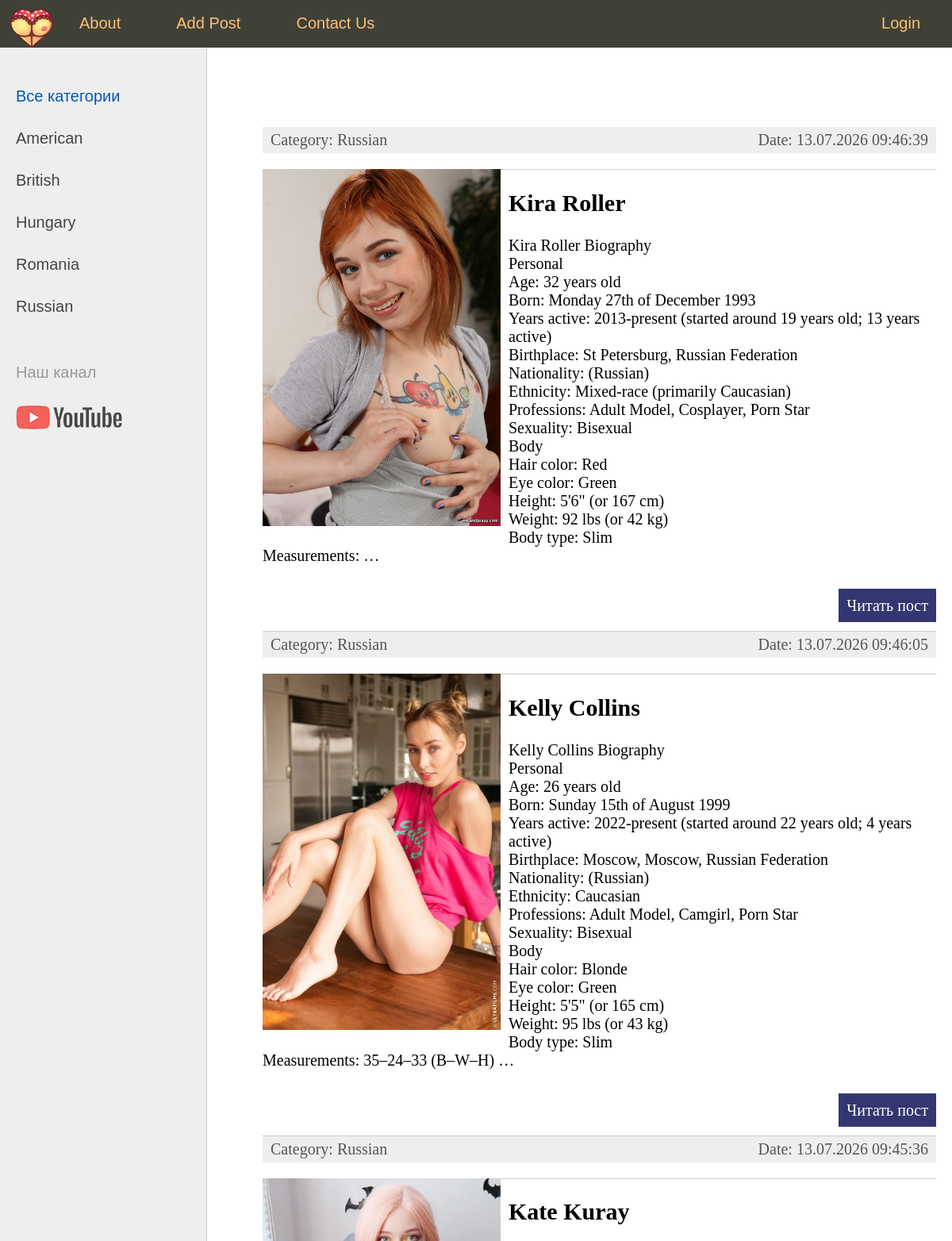
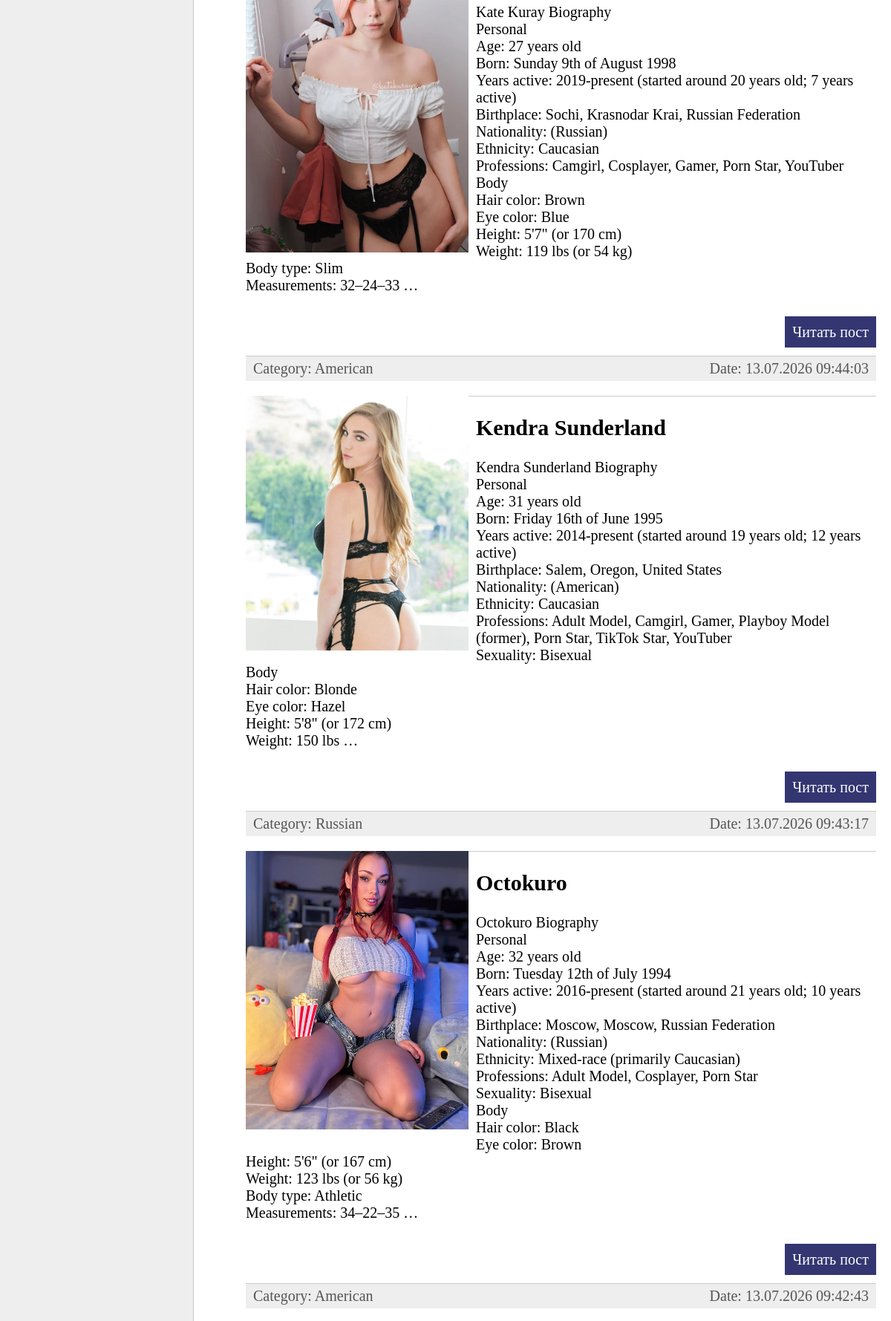
The app's page / (signed in, upper part) with its own data (2 pictures, top to bottom).
### women/models.py (models this page shows, shortened)
class Category(models.Model):
    name=models.CharField(max_length=100,db_index=True,verbose_name='Ady')
    slug=models.SlugField(max_length=255,unique=True,db_index=True,verbose_name='URL')
    def __str__(self):
        return self.name
    def get_absolute_url(self):
        return reverse('category',kwargs={'cat_slug':self.slug})
    class Meta:
        verbose_name='Kategoriya'
        verbose_name_plural='Kategoriyalar'
        ordering=['id']

class Women(models.Model):
    title=models.CharField(max_length=255,verbose_name='Ady')
    slug=models.SlugField(max_length=255,unique=True,db_index=True,verbose_name='URL')
    content=models.TextField(blank=True,verbose_name='Tekst')
    photo=models.ImageField(upload_to="photos/%Y/%m/%d",verbose_name='Surat')
    time_create=models.DateTimeField(auto_now_add=True,verbose_name='Doran wagty')
    time_update=models.DateTimeField(auto_now=True,verbose_name='Uytgan wagty')
    is_published=models.BooleanField(default=True,verbose_name='Publikasiya')
    cat=models.ForeignKey('Category',on_delete=models.PROTECT,verbose_name='Kategoriya')
    def get_absolute_url(self):
        return reverse('post',kwargs={'post_slug':self.slug})
    class Meta:
        verbose_name='Pornstar'
        verbose_name_plural='PornStars'
        ordering=['-time_create','title']

### women/views.py (the view)
# urls.py: path('',WomenHome.as_view(),name='home'),
class WomenHome(DataMixin,ListView):
    model=Women
    template_name='women/index.html'
    context_object_name='posts'
    def get_context_data(self,*,object_list=None,**kwargs):
        context=super().get_context_data(**kwargs)
        c_def=self.get_user_context(title='Home Page')
        return dict(list(context.items())+list(c_def.items()))
    def get_queryset(self):
        return Women.objects.filter(is_published=True)

### women/templatetags/women_tags.py (called while the page is built)
@register.inclusion_tag('women/list_categories.html')
def show_categories(sort=None, cat_selected=0):
    if sort:
        cats=Category.objects.order_by(sort)
    else:
        cats=Category.objects.all()
    return {'cats':cats,'cat_selected':cat_selected}

### women/utils.py (called while the page is built)
    def get_user_context(self,**kwargs):
        context=kwargs
        cats=Category.objects.annotate(Count('women'))
        user_menu=menu.copy()
        if not self.request.user.is_authenticated:
            user_menu.pop(1)
        context['menu']=user_menu
        context['cats']=cats
        if 'cat_selected'not in context:
            context['cat_selected']=0
        return context

### women/templates/women/index.html (shortened to what this page needs)
{% extends 'women/base.html' %}
{% block content %}
<ul class="list-articles">
	{% for p in posts %}
			<li><div class="article-panel">
				<p class="first">Category: {{p.cat}}</p>
				<p class="last">Date: {{p.time_update|date:"d.m.Y H:i:s"}}</p>
			</div>
			{%if p.photo%}
			<p><img class="img-article-left tumb" src="{{p.photo.url}}" alt="{{p.title}}"></p>
			{%endif%}
			<li><h2>{{p.title}}</h2>
	{% autoescape on %}
	{{p.content|linebreaks|truncatewords:50}}
	{% endautoescape %}
			<p class="link-read-post"><a href="{{p.get_absolute_url}}">Читать пост</a></p>
			</li>
	{% endfor %}
</ul>
{% endblock %}

### women/templates/women/base.html (shortened to what this page needs)
{% load static %}
{% load women_tags%}
<!DOCTYPE html>
<html>
<head>
	<link type="text/css" href="{% static 'women/css/styles.css' %}" rel="stylesheet" />
</head>
<body>
<table class="table-page" border=0 cellpadding="0" cellspacing="0">
<tr><td valign=top>
{% block mainmenu %}
		<div class="header">
			<ul id="mainmenu" class="mainmenu">
			<li class="logo"><a href="{% url 'home' %}"><div class="logo"></div></a></li>
{% for m in menu %}
	{% if not forloop.last %}
			<li><a href="{% url m.url_name %}">{{m.title}}</a></li>
	{% else %}
			<li class="last"><a href="{% url m.url_name %}">{{m.title}}</a></li>
	{% endif %}
{% endfor %}
			</ul>
		</div>
{% endblock mainmenu %}
<table class="table-content" border=0 cellpadding="0" cellspacing="0">
<tr>
	<td valign="top" class="left-chapters">
	<ul id="leftchapters">
{% if cat_selected == 0 %}
		<li class="selected">Все категории</li>
{% else %}
		<li><a href="{% url 'home' %}">Все категории</a></li>
{% endif %}
{% for c in cats %}
{% if c.women__count > 0 %}
	{% if c.pk == cat_selected %}
		<li class="selected">{{c.name}}</li>
	{% else %}
		<li><a href="{{ c.get_absolute_url }}">{{c.name}}</a></li>
	{% endif %}
{% endif %}
{% endfor %}
		<li class="share">
		<p>Наш канал</p>
		<a class="share-yt" href="https://www.youtube.com/channel/UClJzWfGWuGJL2t-3dYKcHTA/playlists" target="_blank" rel="nofollow"></a>
		</li>
	</ul>
</td>
<td valign="top" class="content">
	<div class="content-text">
{% block content %}
{% endblock %}
	</div>
</td></tr></table>
</td></tr>
</table>
</body>
</html>

### women/static/women/css/styles.css (style rules this page uses)
html, body { font-family: 'Arial'; margin: 0; padding: 0; height: 100%; width: 100%; color: #444; }
a { color: #0059b2; text-decoration: none; }
img { max-width: 600px; height: auto; }
img.img-article-left { max-width: 300px; height: auto; float: left; padding: 0 10px 10px 0; }
p.link-read-post { text-align: right; }
p.link-read-post a { padding: 10px; min-width: 100px; background: #333671; color: #fff; text-decoration: none; }
div.article-panel { background: #eee; padding: 5px 10px 5px 10px; box-sizing: border-box; overflow: hidden; color: #555; }
div.article-panel p.first { margin: 0; float: left; }
div.article-panel p.last { margin: 0; float: right; }
ul.list-articles { list-style: none; margin: 0; padding: 0; }
ul.list-articles li { border-bottom: 1px solid #ccc; }
.table-page { width: 100%; height: 100%; vertical-align: top; }
.table-page tr { height: 100%; }
.header { background: #3F4137; height: 60px; }
.logo { background: url('../images/logo.png') no-repeat 10px 5px; width: 70px; height: 60px; }
ul.mainmenu { list-style: none; margin: 0; padding: 0; height: 60px; color: #fdc073; font-size: 20px; overflow: hidden; }
ul.mainmenu li { float: left; margin: 18px 40px 0 30px; }
ul.mainmenu li.logo { margin: 0; }
ul.mainmenu li.last { float: right; }
ul.mainmenu li a { color: #fdc073; text-decoration: none; }
.table-content { width: 100%; min-height: 100%; height: 100%; }
.left-chapters { margin: 0; background: #eee; border-right: 1px solid #ccc; min-height: 100%; }
.left-chapters ul { width: 230px; min-height: 100%; margin: 0; padding: 20px 10px 10px 20px; list-style: none; font-size: 20px; }
.left-chapters ul li { margin: 30px 0 0 0; color: #999; }
.left-chapters ul li.selected { color: #0059b2; }
.left-chapters ul li a { color: #444; text-decoration: none; }
.left-chapters ul li.share { margin: 60px 0 0 0; }
.left-chapters ul li.share p { margin: 30px 0 30px 0; }
.left-chapters ul li.share a { display: inline-block; width: 40px; height: 40px; margin: 0 20px 0 0; }
.left-chapters ul li.share a.share-yt { width: 100%; height: 30px; background: url('../images/share_yt.png') no-repeat 0 0 }
.content { padding: 40px 20px 20px 40px; width: 100%; box-sizing: border-box; }
.content-text { margin: 60px 0 0 30px; color: #000; font-size: 20px; font-family: Yandex Sans Display Light; }

### records on screen
Category: name "American"
Category: name "British"
Category: name "Hungary"
Category: name "Romania"
Category: name "Russian"
Women: cat "Russian", time_update "13.07.2026 09:46:39", photo (picture), title "Kira Roller", content "Kira Roller Biography Personal Age: 32 years old Born: Monday 27th of December 1993 Years active: 2013-present (started around 19 years old; 13 years active) Birthplace: St Petersburg, Russian Federation Nationality: (Russian) Ethnicity: Mixed-race (primarily Caucasian) Professions: Adult Model, Cosplayer, Porn Star Sexuality: Bisexual Body Hair color: Red Eye color: Green Height: 5'6\" (or 167 cm) Weight: 92 lbs (or 42 kg) Body type: Slim Measurements: …"
Women: cat "Russian", time_update "13.07.2026 09:46:05", photo (picture), title "Kelly Collins", content "Kelly Collins Biography Personal Age: 26 years old Born: Sunday 15th of August 1999 Years active: 2022-present (started around 22 years old; 4 years active) Birthplace: Moscow, Moscow, Russian Federation Nationality: (Russian) Ethnicity: Caucasian Professions: Adult Model, Camgirl, Porn Star Sexuality: Bisexual Body Hair color: Blonde Eye color: Green Height: 5'5\" (or 165 cm) Weight: 95 lbs (or 43 kg) Body type: Slim Measurements: 35–24–33 (B–W–H) …"
Women: cat "Russian", time_update "13.07.2026 09:45:36", photo (picture), title "Kate Kuray", content "Kate Kuray Biography Personal Age: 27 years old Born: Sunday 9th of August 1998 Years active: 2019-present (started around 20 years old; 7 years active) Birthplace: Sochi, Krasnodar Krai, Russian Federation Nationality: (Russian) Ethnicity: Caucasian Professions: Camgirl, Cosplayer, Gamer, Porn Star, YouTuber Body Hair color: Brown Eye color: Blue Height: 5'7\" (or 170 cm) Weight: 119 lbs (or 54 kg) Body type: Slim Measurements: 32–24–33 …"
Women: cat "American", time_update "13.07.2026 09:44:03", photo (picture), title "Kendra Sunderland", content "Kendra Sunderland Biography Personal Age: 31 years old Born: Friday 16th of June 1995 Years active: 2014-present (started around 19 years old; 12 years active) Birthplace: Salem, Oregon, United States Nationality: (American) Ethnicity: Caucasian Professions: Adult Model, Camgirl, Gamer, Playboy Model (former), Porn Star, TikTok Star, YouTuber Sexuality: Bisexual Body Hair color: Blonde Eye color: Hazel Height: 5'8\" (or 172 cm) Weight: 150 lbs …"
Women: cat "Russian", time_update "13.07.2026 09:43:17", photo (picture), title "Octokuro", content "Octokuro Biography Personal Age: 32 years old Born: Tuesday 12th of July 1994 Years active: 2016-present (started around 21 years old; 10 years active) Birthplace: Moscow, Moscow, Russian Federation Nationality: (Russian) Ethnicity: Mixed-race (primarily Caucasian) Professions: Adult Model, Cosplayer, Porn Star Sexuality: Bisexual Body Hair color: Black Eye color: Brown Height: 5'6\" (or 167 cm) Weight: 123 lbs (or 56 kg) Body type: Athletic Measurements: 34–22–35 …"
Women: cat "American", time_update "13.07.2026 09:42:43"

### other values on screen
{{ m.title }} "About" "Add Post" "Contact Us"
{{ m.title }} "Login"
